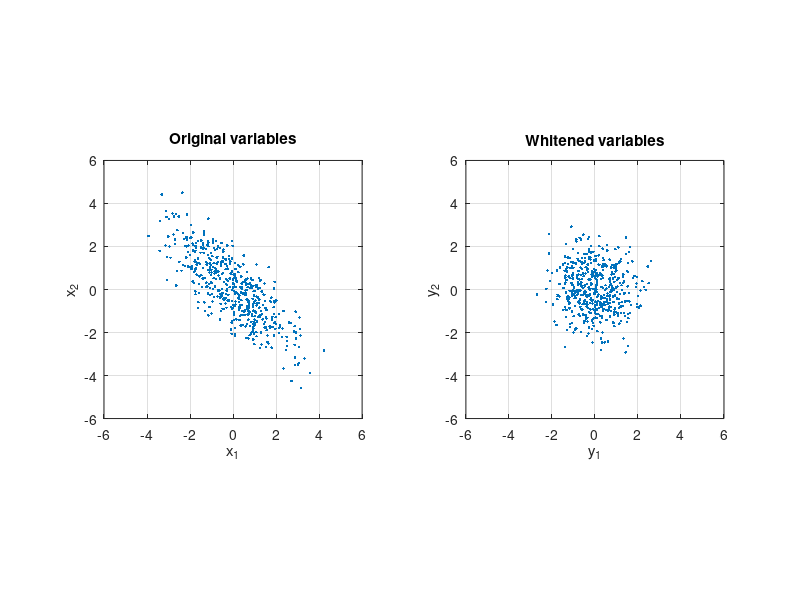

This figure's MATLAB source:
% ELEC8505 Assignment III, Problem 5.22
% Whitening of a zero-mean jointly Gaussian vector X = (X1, X2)'.
clear; close all;

N = 500;                          % number of realizations (100 <= N <= 1000)
K = [2 -1.5; -1.5 2];             % covariance matrix of X

% --- realizations of X ~ N(0,K):  X = L*W,  K = L*L',  W ~ N(0,I)
L = chol(K, 'lower');
X = L * randn(2, N);              % column k is the k-th realization (x1; x2)

% --- whitening transformation  Y = A*X  with  A = Lambda^(-1/2) * U'
[U, Lambda] = eig(K);             % K = U*Lambda*U', eigenvalues 0.5 and 3.5
A = diag(1 ./ sqrt(diag(Lambda))) * U';
Y = A * X;

% --- numerical check
disp('Whitening matrix A =');            disp(A);
disp('A*K*A'' (should be I) =');         disp(A*K*A');
disp('Sample covariance of X =');        disp(cov(X'));
disp('Sample covariance of Y =');        disp(cov(Y'));

% --- scatter diagrams
figure;
subplot(1,2,1);
plot(X(1,:), X(2,:), '.');
axis([-6 6 -6 6]); axis square; grid on;
xlabel('x_1'); ylabel('x_2'); title('Original variables');
subplot(1,2,2);
plot(Y(1,:), Y(2,:), '.');
axis([-6 6 -6 6]); axis square; grid on;
xlabel('y_1'); ylabel('y_2'); title('Whitened variables');
